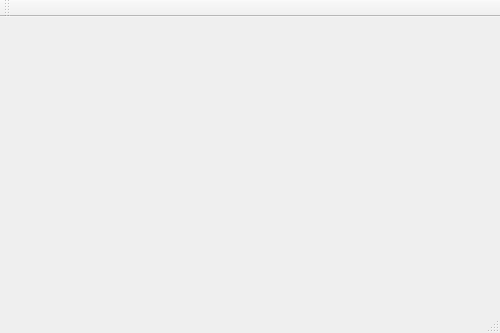
<?xml version="1.0" encoding="UTF-8"?>
<ui version="4.0">
 <class>MainWindow</class>
 <widget class="QMainWindow" name="MainWindow">
  <property name="geometry">
   <rect>
    <x>0</x>
    <y>0</y>
    <width>500</width>
    <height>333</height>
   </rect>
  </property>
  <property name="windowTitle">
   <string>MainWindow</string>
  </property>
  <widget class="QWidget" name="centralWidget"/>
  <widget class="QMenuBar" name="menuBar">
   <property name="geometry">
    <rect>
     <x>0</x>
     <y>0</y>
     <width>500</width>
     <height>21</height>
    </rect>
   </property>
  </widget>
  <widget class="QToolBar" name="mainToolBar">
   <attribute name="toolBarArea">
    <enum>TopToolBarArea</enum>
   </attribute>
   <attribute name="toolBarBreak">
    <bool>false</bool>
   </attribute>
  </widget>
  <widget class="QStatusBar" name="statusBar"/>
 </widget>
 <layoutdefault spacing="6" margin="11"/>
 <resources/>
 <connections/>
</ui>
